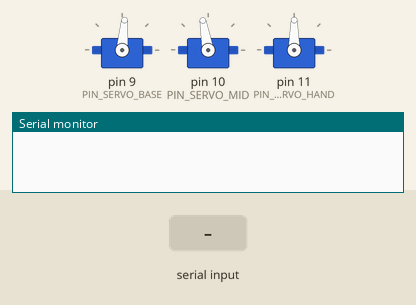
Recording of a sketch running on a simulated Arduino Uno, built with avr-gcc and run on an emulated ATmega328P. Shown: 3 × servo, the last lines printed to the serial monitor. The inputs (shaded band) are chosen by the test bench.

Above: at 1.2 s.
1.3 s: "90,45,200\n" received over Serial
At 4.1 s:
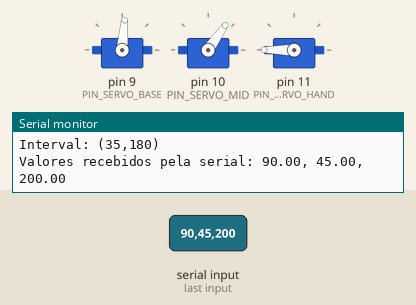
4.3 s: "30,150,10\n" received over Serial
At 4.9 s:
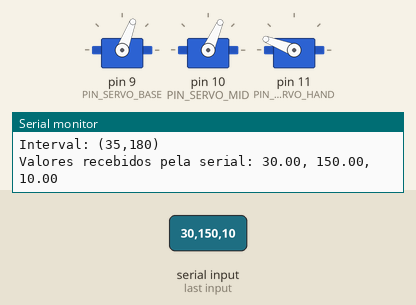
7.3 s: "90,45\n" received over Serial
At 8.9 s:
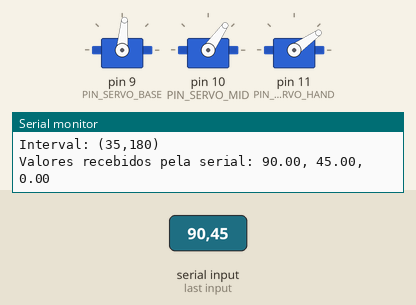
10.0 s: "30,150\n" received over Serial
At 12.4 s:
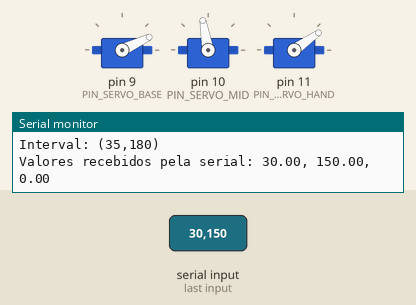
13.0 s: "5\n" received over Serial
At 15.7 s:
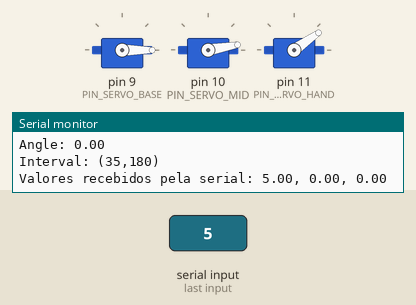
16.0 s: "90\n" received over Serial
At 18.2 s:
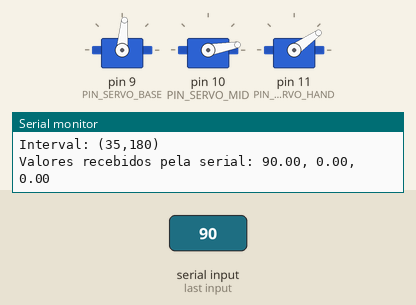
Timing chart, 0 to 19.7 s (numbered marks = the images above; inputs shaded):
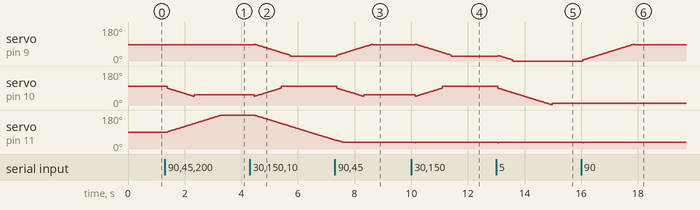

Measured:
- after the input at 1.3 s, servo on pin 11 (PIN_SERVO_HAND): moves from 90° to 180° over 1.9 s, starting after 0.08 s
- after the input at 4.3 s, servo on pin 11 (PIN_SERVO_HAND): moves from 180° to 48° over 2.8 s, starting after 0.15 s
- after the input at 7.3 s, servo on pin 9 (PIN_SERVO_BASE): rises from 25° to 89° in 1.3 s, then falls to 85° in 0.02 s
- after the input at 10.0 s, servo on pin 11 (PIN_SERVO_HAND): 35° → 34° after 0.15 s, → 35° 0.02 s later
- after the input at 13.0 s, servo on pin 11 (PIN_SERVO_HAND): 35° → 34° after 0.06 s, → 35° 0.02 s later
- after the input at 16.0 s, servo on pin 9 (PIN_SERVO_BASE): rises from 0° to 89° in 1.8 s, then falls to 85° in 0.02 s; servo on pin 11 (PIN_SERVO_HAND): 35° → 34° after 0.06 s, → 35° 0.02 s later

The sketch:

sketch_non_blocking.ino
```cpp
#include <ServoMotorNonBlocking.h>


#define DEBUG 1
#define CONST_UART_BUFFER_SIZE 24
#define PIN_SERVO_BASE 9
#define PIN_SERVO_MID 10
#define PIN_SERVO_HAND 11


char buffer2serialData[CONST_UART_BUFFER_SIZE];
float angle_base, angle_mid, angle_hand;
ServoMotorNonBlocking base = ServoMotorNonBlocking(90, 0, 180, 20, -5);
ServoMotorNonBlocking mid = ServoMotorNonBlocking(90, 0, 90, 20, 10);
ServoMotorNonBlocking hand = ServoMotorNonBlocking(90, 35, 180, 20);


void uartLoop(void(*)());
void handleUartReceivedData();


void setup() {
  Serial.begin(9600);

  base.Setup(PIN_SERVO_BASE);
  mid.Setup(PIN_SERVO_MID);
  hand.Setup(PIN_SERVO_HAND);
}

void loop() {
  uartLoop(handleUartReceivedData);

  base.loop();
  mid.loop();
  hand.loop();

  delay(2);
}

void uartLoop(void(*cb)()) {
  int static index = 0;
  bool static hasData = false;

  if (Serial.available()) {
    hasData = true;
    buffer2serialData[index] = Serial.read();
    if ((index += 1) >= CONST_UART_BUFFER_SIZE) index = CONST_UART_BUFFER_SIZE-1;
  }
  else {
    if (hasData) {
      buffer2serialData[index] = '\0';
      cb();
    }
    index = 0;
    hasData = false;
  }
}

void handleUartReceivedData() {
  char *token = strtok(buffer2serialData, ",");
  angle_base = atof(token);

  token = strtok(NULL, ",");
  angle_mid = atof(token);

  token = strtok(NULL, ",");
  angle_hand = atof(token);

  base.Write(angle_base);
  mid.Write(angle_mid);
  hand.Write(angle_hand);

#if DEBUG
  Serial.print("Valores recebidos pela serial: ");
  Serial.print(angle_base);
  Serial.print(", ");
  Serial.print(angle_mid);
  Serial.print(", ");
  Serial.println(angle_hand);
#endif
}
```
